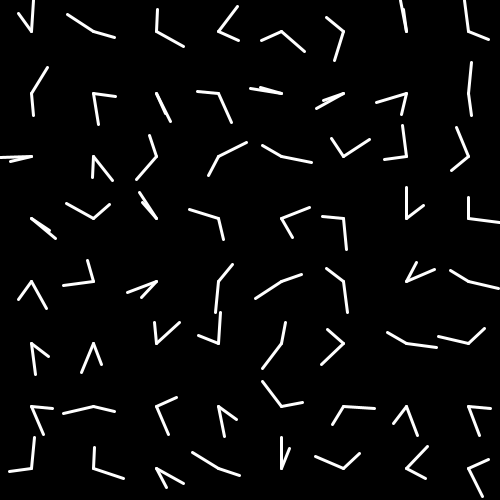
Frame 1 (no input)
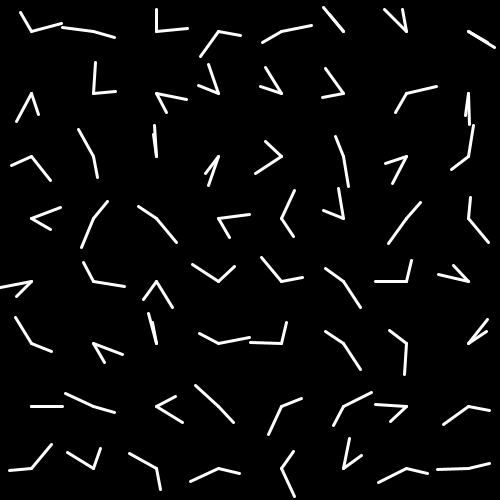
Frame 60 (the mouse pressed at the canvas centre just before this capture)
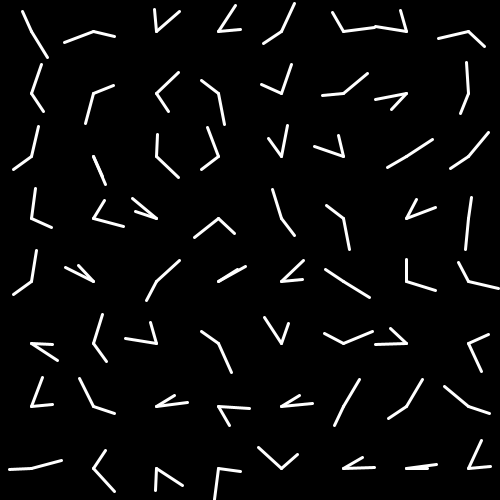
Frame 120 (the mouse held since frame 60 and released just before this capture)

The Processing sketch that drew these frames (run headless with seeded random() and noise(); from frame 60 on, the mouse is pressed at the canvas centre):

// Processing sketch: Day2_Time
// ── Day2_Time.pde
ArrayList<Clock> clocks;

void setup() {
  size(500, 500);
  clocks = new ArrayList<Clock>();
  for (int x = 0; x < 8; x++) {
    for (int y = 0; y < 8; y++) {
      clocks.add(new Clock(map(x,-0.5,7.5,0,width), map(y,-0.5,7.5,0,height), width/8));
    }
  }
}

void draw() {
  background(0);
  for (Clock c : clocks) {
    c.update();
  }
}

// ── Clock.pde
class Clock {

  float t;  //The current time in range [0,12)
  float dt; //How fast the time is changing in hours/frame
  PVector pos;
  float size;

  Clock(float x, float y, float size) {
    pos = new PVector(x,y);
    this.size = size;
    t = random(0,12);
    dt = random(0.001, 0.01) * (random(1) < 0.5 ? -1 : 1);
  }

  void update() {
    stroke(255);
    strokeWeight(3);
    t += dt;
    if (t > 12) t -= 12;
    else if (t < 0) t += 12;
    float hourAngle = map(t, 0, 12, 0, TWO_PI);
    float minuteAngle = map(t - floor(t), 0, 1, 0, TWO_PI);
    //ellipse(pos.x, pos.y, size, size);
    PVector hourVec = PVector.fromAngle(hourAngle);
    hourVec.setMag(0.35 * size);
    hourVec.add(pos);
    line(pos.x, pos.y, hourVec.x, hourVec.y);
    PVector minuteVec = PVector.fromAngle(minuteAngle);
    minuteVec.setMag(0.5 * size);
    minuteVec.add(pos);
    line(pos.x, pos.y, minuteVec.x, minuteVec.y);
  }
}
